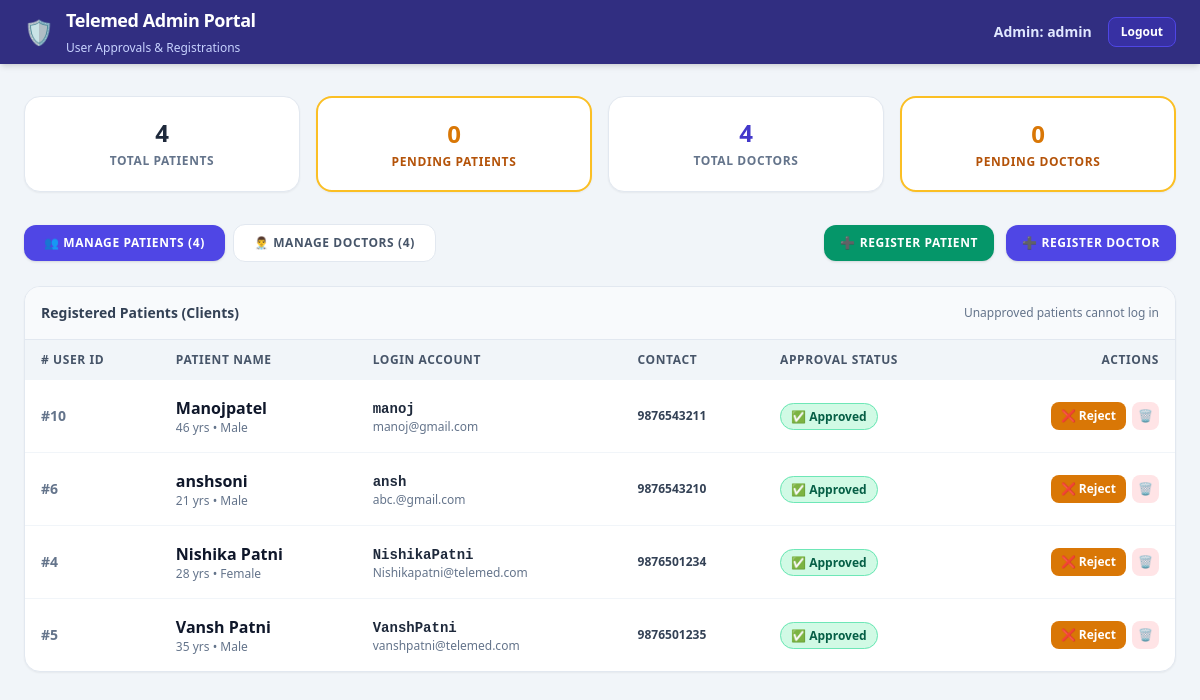
The page /dashboard/admin.php (signed in) on the database its author committed.
### tables this page shows
CREATE TABLE patients (
            id INTEGER PRIMARY KEY AUTOINCREMENT,
            user_id INTEGER NOT NULL,
            name TEXT NOT NULL,
            age INTEGER,
            gender TEXT CHECK(gender IN ('male','female','other')),
            contact TEXT,
            email TEXT,
            address TEXT,
            medical_history TEXT,
            emergency_contact TEXT,
            blood_type TEXT,
            allergies TEXT,
            profile_picture TEXT,
            created_at DATETIME DEFAULT CURRENT_TIMESTAMP, profile_photo TEXT DEFAULT NULL,
            FOREIGN KEY (user_id) REFERENCES users(id) ON DELETE CASCADE
        );

CREATE TABLE users (
            id INTEGER PRIMARY KEY AUTOINCREMENT,
            username TEXT UNIQUE NOT NULL,
            password TEXT NOT NULL,
            role TEXT NOT NULL CHECK(role IN ('admin','doctor','patient')),
            email TEXT UNIQUE,
            is_active INTEGER DEFAULT 1,
            created_at DATETIME DEFAULT CURRENT_TIMESTAMP,
            updated_at DATETIME DEFAULT CURRENT_TIMESTAMP
        , is_approved INTEGER DEFAULT 1, approval_status TEXT DEFAULT 'approved');

### includes/auth.php (called while the page is built, shortened)
<?php
function current_user() {
    if (isset($_SESSION['user'])) {
        return $_SESSION['user'];
    }
    return null;
}

### dashboard/admin.php (the view, shortened to what this page needs)
<?php
if (file_exists(__DIR__ . '/../includes/auth.php')) {
    require_once __DIR__ . '/../includes/auth.php';
} else {
    require_once __DIR__ . '/includes/auth.php';
    require_once __DIR__ . '/includes/db.php';
}
$current_user = current_user();
try { $db->exec("ALTER TABLE users ADD COLUMN is_approved INTEGER DEFAULT 1"); } catch (Throwable $e) {}
try { $db->exec("ALTER TABLE users ADD COLUMN approval_status TEXT DEFAULT 'approved'"); } catch (Throwable $e) {}
try { $db->exec("ALTER TABLE patients ADD COLUMN contact TEXT DEFAULT ''"); } catch (Throwable $e) {}
try { $db->exec("ALTER TABLE patients ADD COLUMN address TEXT DEFAULT ''"); } catch (Throwable $e) {}
try { $db->exec("ALTER TABLE doctors ADD COLUMN contact TEXT DEFAULT ''"); } catch (Throwable $e) {}
try { $db->exec("ALTER TABLE doctors ADD COLUMN qualification TEXT DEFAULT 'MBBS, MD'"); } catch (Throwable $e) {}
try { $db->exec("ALTER TABLE doctors ADD COLUMN experience_years INTEGER DEFAULT 5"); } catch (Throwable $e) {}
try { $db->exec("ALTER TABLE doctors ADD COLUMN consultation_fee REAL DEFAULT 1000.0"); } catch (Throwable $e) {}
try { $db->exec("ALTER TABLE doctors ADD COLUMN clinic_address TEXT DEFAULT 'Room 104, OPD Block A'"); } catch (Throwable $e) {}
try { $db->exec("ALTER TABLE doctors ADD COLUMN bio TEXT DEFAULT 'Dedicated physician'"); } catch (Throwable $e) {}
$current_tab = isset($_GET['tab']) && $_GET['tab'] === 'doctors' ? 'doctors' : 'patients';
$stmt = $db->query("
    SELECT u.id as user_id, u.username, u.email, u.created_at as registered_at,
           COALESCE(u.is_approved, 1) as is_approved,
           COALESCE(u.approval_status, 'approved') as approval_status,
           p.id as patient_id, p.name as patient_name, p.contact, p.age, p.gender,
           (SELECT COUNT(*) FROM appointments WHERE patient_id = p.id) as total_appointments
    FROM users u
    LEFT JOIN patients p ON p.user_id = u.id
    WHERE u.role = 'patient'
    ORDER BY (CASE WHEN COALESCE(u.is_approved, 1) = 0 THEN 0 ELSE 1 END), u.created_at DESC
");
$patients_list = $stmt->fetchAll(PDO::FETCH_ASSOC);
$stmt = $db->query("
    SELECT u.id as user_id, u.username, u.email, u.created_at as registered_at,
           COALESCE(u.is_approved, 1) as is_approved,
           COALESCE(u.approval_status, 'approved') as approval_status,
           d.id as doctor_id, d.name as doctor_name, d.specialization, d.qualification,
           d.experience_years, d.consultation_fee, d.clinic_address, d.contact,
           (SELECT COUNT(*) FROM appointments WHERE doctor_id = d.id) as total_appointments
    FROM users u
    LEFT JOIN doctors d ON d.user_id = u.id
    WHERE u.role = 'doctor'
    ORDER BY (CASE WHEN COALESCE(u.is_approved, 1) = 0 THEN 0 ELSE 1 END), u.created_at DESC
");
$doctors_list = $stmt->fetchAll(PDO::FETCH_ASSOC);
$total_patients   = count($patients_list);
$pending_patients = count(array_filter($patients_list, function($p) { return (int)$p['is_approved'] === 0; }));
$total_doctors    = count($doctors_list);
$pending_doctors  = count(array_filter($doctors_list, function($d) { return (int)$d['is_approved'] === 0; }));
function safe($val, $def = '') {
    return htmlspecialchars($val ?? $def, ENT_QUOTES, 'UTF-8');
}
?>
<!DOCTYPE html>
<html lang="en">
<head>
    <script src="https://cdn.tailwindcss.com"></script>
</head>
<body class="bg-slate-100 min-h-screen text-slate-800">
    <header class="bg-indigo-900 text-white shadow-md sticky top-0 z-50">
        <div class="max-w-7xl mx-auto px-4 sm:px-6 h-16 flex items-center justify-between">
            <div class="flex items-center gap-3">
                <span class="text-2xl">🛡️</span>
                <div>
                    <h1 class="text-lg font-bold tracking-tight">Telemed Admin Portal</h1>
                    <span class="text-xs text-indigo-200">User Approvals & Registrations</span>
                </div>
            </div>
            <div class="flex items-center gap-4">
                <span class="text-sm font-semibold text-indigo-100">Admin: <?= safe($current_user['username']) ?></span>
                <a href="?logout=1" class="px-3 py-1.5 bg-indigo-800 hover:bg-indigo-700 text-xs font-bold rounded-lg border border-indigo-600 transition">Logout</a>
            </div>
        </div>
    </header>
    <main class="max-w-7xl mx-auto px-4 sm:px-6 py-8">
        <div class="grid grid-cols-2 sm:grid-cols-4 gap-4 mb-8">
            <div class="bg-white p-5 rounded-2xl border border-slate-200 shadow-sm text-center">
                <div class="text-2xl font-black text-slate-800"><?= $total_patients ?></div>
                <div class="text-xs font-bold uppercase tracking-wider text-slate-500 mt-1">Total Patients</div>
            </div>
            <div class="bg-white p-5 rounded-2xl border-2 border-amber-400 shadow-sm text-center bg-amber-50/30">
                <div class="text-2xl font-black text-amber-600"><?= $pending_patients ?></div>
                <div class="text-xs font-bold uppercase tracking-wider text-amber-700 mt-1">Pending Patients</div>
            </div>
            <div class="bg-white p-5 rounded-2xl border border-slate-200 shadow-sm text-center">
                <div class="text-2xl font-black text-indigo-700"><?= $total_doctors ?></div>
                <div class="text-xs font-bold uppercase tracking-wider text-slate-500 mt-1">Total Doctors</div>
            </div>
            <div class="bg-white p-5 rounded-2xl border-2 border-amber-400 shadow-sm text-center bg-amber-50/30">
                <div class="text-2xl font-black text-amber-600"><?= $pending_doctors ?></div>
                <div class="text-xs font-bold uppercase tracking-wider text-amber-700 mt-1">Pending Doctors</div>
            </div>
        </div>
        <div class="flex flex-col sm:flex-row items-center justify-between gap-4 mb-6">
            <div class="flex items-center gap-2">
                <a href="?tab=patients" class="px-5 py-2.5 rounded-xl text-xs font-extrabold uppercase tracking-wider transition-all <?= $current_tab === 'patients' ? 'bg-indigo-600 text-white shadow' : 'bg-white text-slate-600 hover:bg-slate-200 border border-slate-200' ?>">
                    👥 Manage Patients (<?= $total_patients ?>)
                </a>
                <a href="?tab=doctors" class="px-5 py-2.5 rounded-xl text-xs font-extrabold uppercase tracking-wider transition-all <?= $current_tab === 'doctors' ? 'bg-indigo-600 text-white shadow' : 'bg-white text-slate-600 hover:bg-slate-200 border border-slate-200' ?>">
                    👨‍⚕️ Manage Doctors (<?= $total_doctors ?>)
                </a>
            </div>
            <div class="flex items-center gap-3">
                <button onclick="document.getElementById('registerPatientModal').classList.remove('hidden')" class="px-4 py-2.5 bg-emerald-600 hover:bg-emerald-700 text-white text-xs font-extrabold uppercase tracking-wider rounded-xl shadow flex items-center gap-1.5">
                    <span>➕ Register Patient</span>
                </button>
                <button onclick="document.getElementById('registerDoctorModal').classList.remove('hidden')" class="px-4 py-2.5 bg-indigo-600 hover:bg-indigo-700 text-white text-xs font-extrabold uppercase tracking-wider rounded-xl shadow flex items-center gap-1.5">
                    <span>➕ Register Doctor</span>
                </button>
            </div>
        </div>
        <?php if ($current_tab === 'patients'): ?>
            <div class="bg-white rounded-2xl shadow-sm border border-slate-200 overflow-hidden">
                <div class="p-4 bg-slate-50 border-b border-slate-200 font-bold text-sm text-slate-700 flex justify-between items-center">
                    <span>Registered Patients (Clients)</span>
                    <span class="text-xs font-normal text-slate-500">Unapproved patients cannot log in</span>
                </div>
                <div class="overflow-x-auto">
                    <table class="w-full text-left text-sm">
                        <thead class="bg-slate-100 text-xs font-bold uppercase tracking-wider text-slate-600">
                            <tr>
                                <th class="py-3 px-4"># User ID</th>
                                <th class="py-3 px-4">Patient Name</th>
                                <th class="py-3 px-4">Login Account</th>
                                <th class="py-3 px-4">Contact</th>
                                <th class="py-3 px-4">Approval Status</th>
                                <th class="py-3 px-4 text-right">Actions</th>
                            </tr>
                        </thead>
                        <tbody class="divide-y divide-slate-100">
                            <?php if (empty($patients_list)): ?>
                                <tr><td colspan="6" class="py-8 text-center text-slate-400 italic">No patients registered yet.</td></tr>
                            <?php else: ?>
                                <?php foreach ($patients_list as $p):
                                    $status = (int)$p['is_approved'];
                                ?>
                                    <tr class="hover:bg-slate-50 transition-colors <?= $status === 0 ? 'bg-amber-50/40' : '' ?>">
                                        <td class="py-4 px-4 font-bold text-slate-500">#<?= $p['user_id'] ?></td>
                                        <td class="py-4 px-4">
                                            <div class="font-bold text-slate-900 text-base"><?= safe($p['patient_name'] ?: $p['username']) ?></div>
                                            <div class="text-xs text-slate-500"><?= $p['age'] ? $p['age'] . ' yrs • ' : '' ?><?= ucfirst($p['gender'] ?? 'N/A') ?></div>
                                        </td>
                                        <td class="py-4 px-4">
                                            <div class="font-semibold text-slate-800"><code><?= safe($p['username']) ?></code></div>
                                            <div class="text-xs text-slate-500"><?= safe($p['email']) ?></div>
                                        </td>
                                        <td class="py-4 px-4 text-xs font-semibold text-slate-700">
                                            <?= safe($p['contact'] ?: 'Not Provided') ?>
                                        </td>
                                        <td class="py-4 px-4">
                                            <?php if ($status === 1): ?>
                                                <span class="px-2.5 py-1 rounded-full text-xs font-bold bg-emerald-100 text-emerald-800 border border-emerald-300">✅ Approved</span>
                                            <?php elseif ($status === 0): ?>
                                                <span class="px-2.5 py-1 rounded-full text-xs font-extrabold bg-amber-100 text-amber-800 border border-amber-300 animate-pulse">⏳ Pending</span>
                                            <?php else: ?>
                                                <span class="px-2.5 py-1 rounded-full text-xs font-bold bg-rose-100 text-rose-800 border border-rose-300">❌ Rejected</span>
                                            <?php endif; ?>
                                        </td>
                                        <td class="py-4 px-4 text-right">
                                            <div class="flex items-center justify-end gap-1.5">
                                                <?php if ($status !== -1): ?>
                                                    <form method="POST" class="inline">
                                                        <button type="submit" class="px-2.5 py-1.5 bg-amber-600 hover:bg-amber-700 text-white rounded-lg text-xs font-bold">❌ Reject</button>
                                                    </form>
                                                <?php endif; ?>
                                                <form method="POST" class="inline" onsubmit="return confirm('Permanently delete this patient?');">
                                                    <button type="submit" class="p-1.5 bg-rose-100 hover:bg-rose-200 text-rose-700 rounded-lg text-xs font-bold">🗑️</button>
                                                </form>
                                            </div>
                                        </td>
                                    </tr>
                                <?php endforeach; ?>
                            <?php endif; ?>
                        </tbody>
                    </table>
                </div>
            </div>
        <?php endif; ?>
    </main>
</body>
</html>

### rows shown on the page
patients: user "10", name "Manojpatel", age "46", gender "Male", user.username "manoj", user.email "manoj@gmail.com", contact "9876543211"
patients: user "6", name "anshsoni", age "21", gender "Male", user.username "ansh", user.email "abc.@gmail.com", contact "9876543210"
patients: user "4", name "Nishika Patni", age "28", gender "Female", user.username "NishikaPatni", user.email "Nishikapatni@telemed.com", contact "9876501234"
patients: user "5", name "Vansh Patni", age "35", gender "Male", user.username "VanshPatni", user.email "vanshpatni@telemed.com", contact "9876501235"

### other values the page prints
safe($current_user['username']) "admin"
$total_patients "4"
$pending_patients "0"
$total_doctors "4"
$pending_doctors "0"
